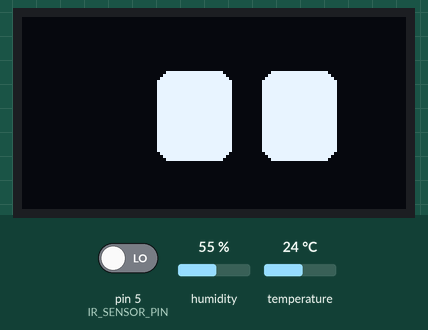
Simulated run of this sketch. Board: Arduino Uno, built with avr-gcc and run on an emulated ATmega328P. Shown: 128×64 one-colour display. Inputs (shaded band) come from the test bench; at power-on: pin 5 (IR_SENSOR_PIN) LOW, humidity 55 %, temperature 24 °C. Random numbers use the default seed unless the sketch sets one; what the sketch prints to the serial monitor is not drawn.

Above: at 1.2 s.
1.3 s: pin 5 (IR_SENSOR_PIN) driven HIGH
At 3.7 s:
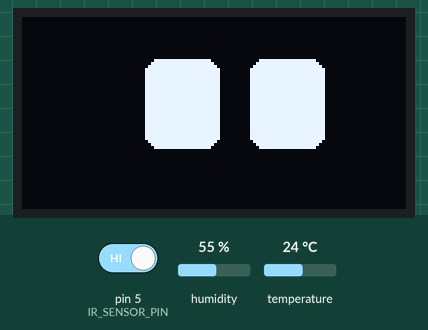
4.8 s: pin 5 (IR_SENSOR_PIN) driven LOW
At 5.5 s:
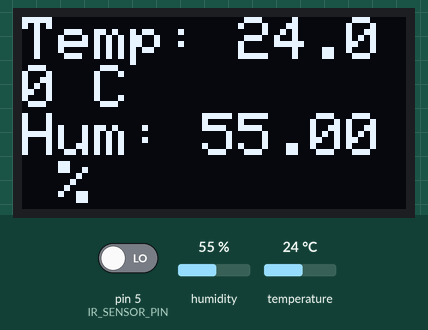
6.4 s: pin 5 (IR_SENSOR_PIN) driven HIGH
At 8.0 s:
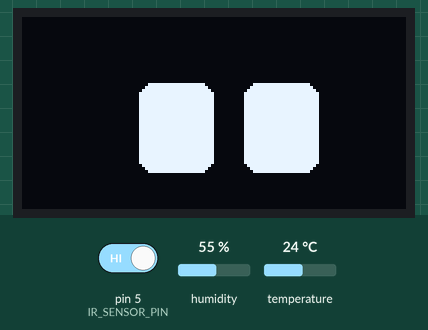
8.4 s: pin 5 (IR_SENSOR_PIN) driven LOW
At 8.7 s:
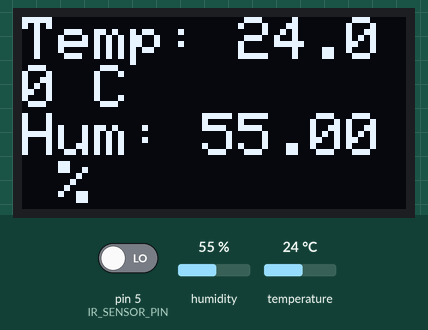
9.9 s: humidity set to 22 %
At 11.5 s:
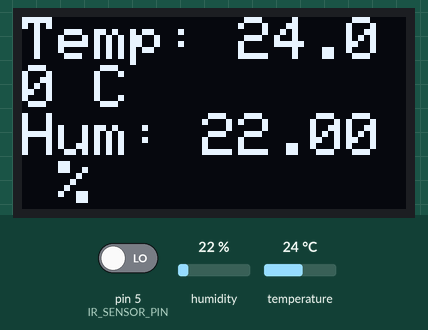
12.0 s: temperature set to 12 °C
At 13.1 s:
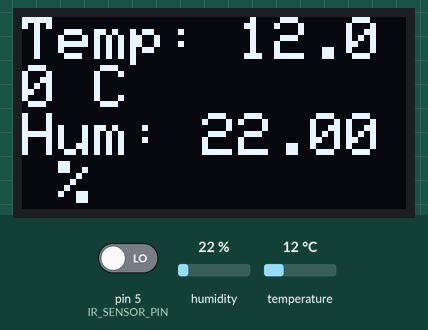
Timing chart, 0 to 15.0 s (numbered marks = the images above; inputs shaded):
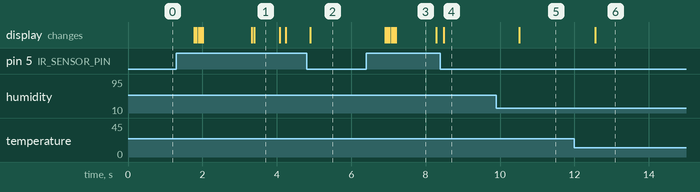

The sketch:

room_healthbot.ino
```cpp
#include <Wire.h>
#include <Adafruit_GFX.h>
#include <Adafruit_SSD1306.h>
#include <Adafruit_Sensor.h>
#include <DHT.h>

#define SCREEN_WIDTH 128
#define SCREEN_HEIGHT 64
#define OLED_RESET -1
#define DHTPIN 4         // DHT11 data pin connected to GPIO4
#define DHTTYPE DHT11    // DHT11 sensor type

Adafruit_SSD1306 display(SCREEN_WIDTH, SCREEN_HEIGHT, &Wire, OLED_RESET);
DHT dht(DHTPIN, DHTTYPE);

// IR sensor pin (adjust as per your connection)
#define IR_SENSOR_PIN 5  // Pin connected to the IR sensor

// Eye position and size
int leftEyeX = 45;
int rightEyeX = 80;
int eyeY = 18;
int eyeWidth = 25;
int eyeHeight = 30;

// Target offsets for smooth movement
int targetOffsetX = 0;
int targetOffsetY = 0;
int moveSpeed = 5;

// Blinking and animation variables
int blinkState = 0;
int blinkDelay = 4000;
unsigned long lastBlinkTime = 0;
unsigned long moveTime = 0;
unsigned long displayTime = 0;
bool isDisplayingDHT = false;  // Renamed variable

float t; // temperature
float h; // humidity

void setup() {
  Serial.begin(115200);
  dht.begin();

  // OLED setup
  if (!display.begin(SSD1306_SWITCHCAPVCC, 0x3C)) {
    Serial.println(F("SSD1306 allocation failed"));
    for (;;);  // Stay in an infinite loop if the display fails
  }
  display.clearDisplay();
  display.setTextSize(2);
  display.setTextColor(SSD1306_WHITE);

  pinMode(IR_SENSOR_PIN, INPUT);  // Set IR sensor pin as input
}

void loop() {
  unsigned long currentTime = millis();
  bool objectDetected = digitalRead(IR_SENSOR_PIN) == LOW; // Check if IR sensor detects an object (adjust for your IR sensor's logic)

  if (objectDetected && (currentTime - displayTime) > 2000) {  // Display DHT11 reading for 2 seconds
    isDisplayingDHT = true;
    displayTime = currentTime;
  }

  if (isDisplayingDHT) {
    showDHTData();
  } else {
    showRoboEyeAnimation();
  }

  delay(30); // Small delay to prevent flickering
}

void showDHTData() {
  // Read DHT11 data
  t = dht.readTemperature();
  h = dht.readHumidity();

  // Print to Serial Monitor
  Serial.print("Temperature: ");
  Serial.print(t);
  Serial.print(" *C\tHumidity: ");
  Serial.print(h);
  Serial.println(" %");

  // Print to OLED
  display.clearDisplay();
  display.setCursor(0, 0);
  display.print("Temp: ");
  display.print(t);
  display.println(" C");

  display.print("Hum: ");
  display.print(h);
  display.println(" %");

  display.display();

  // After 2 seconds, go back to Robo Eye animation
  if (millis() - displayTime > 2000) {
    isDisplayingDHT = false;
  }
}

void showRoboEyeAnimation() {
  unsigned long currentTime = millis();

  // Blinking logic
  if (currentTime - lastBlinkTime > blinkDelay && blinkState == 0) {
    blinkState = 1;
    lastBlinkTime = currentTime;
  } else if (currentTime - lastBlinkTime > 150 && blinkState == 1) {
    blinkState = 0;
    lastBlinkTime = currentTime;
  }

  // Random eye movement logic
  if (currentTime - moveTime > random(1500, 3000) && blinkState == 0) {
    int movementType = random(0, 8);  // Choose movement: 0 to 7 (diagonal + center)
    if (movementType == 0) {          // Look left
      targetOffsetX = -10;
      targetOffsetY = 0;
    } else if (movementType == 1) {   // Look right
      targetOffsetX = 10;
      targetOffsetY = 0;
    } else if (movementType == 2) {   // Look up-left
      targetOffsetX = -10;
      targetOffsetY = -8;
    } else if (movementType == 3) {   // Look up-right
      targetOffsetX = 10;
      targetOffsetY = -8;
    } else if (movementType == 4) {   // Look down-left
      targetOffsetX = -10;
      targetOffsetY = 8;
    } else if (movementType == 5) {   // Look down-right
      targetOffsetX = 10;
      targetOffsetY = 8;
    } else {                          // Default (center)
      targetOffsetX = 0;
      targetOffsetY = 0;
    }
    moveTime = currentTime;
  }

  // Smooth interpolation for movement
  static int offsetX = 0;
  static int offsetY = 0;
  offsetX += (targetOffsetX - offsetX) / moveSpeed;
  offsetY += (targetOffsetY - offsetY) / moveSpeed;

  // Clear display for redraw
  display.clearDisplay();

  // Draw the left eye
  if (blinkState == 0) {
    drawEye(leftEyeX + offsetX, eyeY + offsetY, eyeWidth, eyeHeight);
  } else {
    display.fillRect(leftEyeX + offsetX, eyeY + offsetY + eyeHeight / 2 - 2, eyeWidth, 4, WHITE); // Eye blink
  }

  // Draw the right eye
  if (blinkState == 0) {
    drawEye(rightEyeX + offsetX, eyeY + offsetY, eyeWidth, eyeHeight);
  } else {
    display.fillRect(rightEyeX + offsetX, eyeY + offsetY + eyeHeight / 2 - 2, eyeWidth, 4, WHITE); // Eye blink
  }

  // Refresh the display
  display.display();
}

void drawEye(int eyeX, int eyeY, int eyeWidth, int eyeHeight) {
  display.fillRoundRect(eyeX, eyeY, eyeWidth, eyeHeight, 5, WHITE);  // Draw rounded rectangle
}
```

Measured:
- after the input at 6.4 s, the display: first changes after 0.51 s (image 3 shows a later state)
- after the input at 9.9 s, the display: changes after 0.62 s (image 5)
- after the input at 12.0 s, the display: changes after 0.55 s (image 6)
- what the display in image 1 shows lasts 0.7 s, from 3.4 s to 4.1 s
- what the display in image 3 shows lasts 1.1 s, from 7.2 s to 8.3 s
